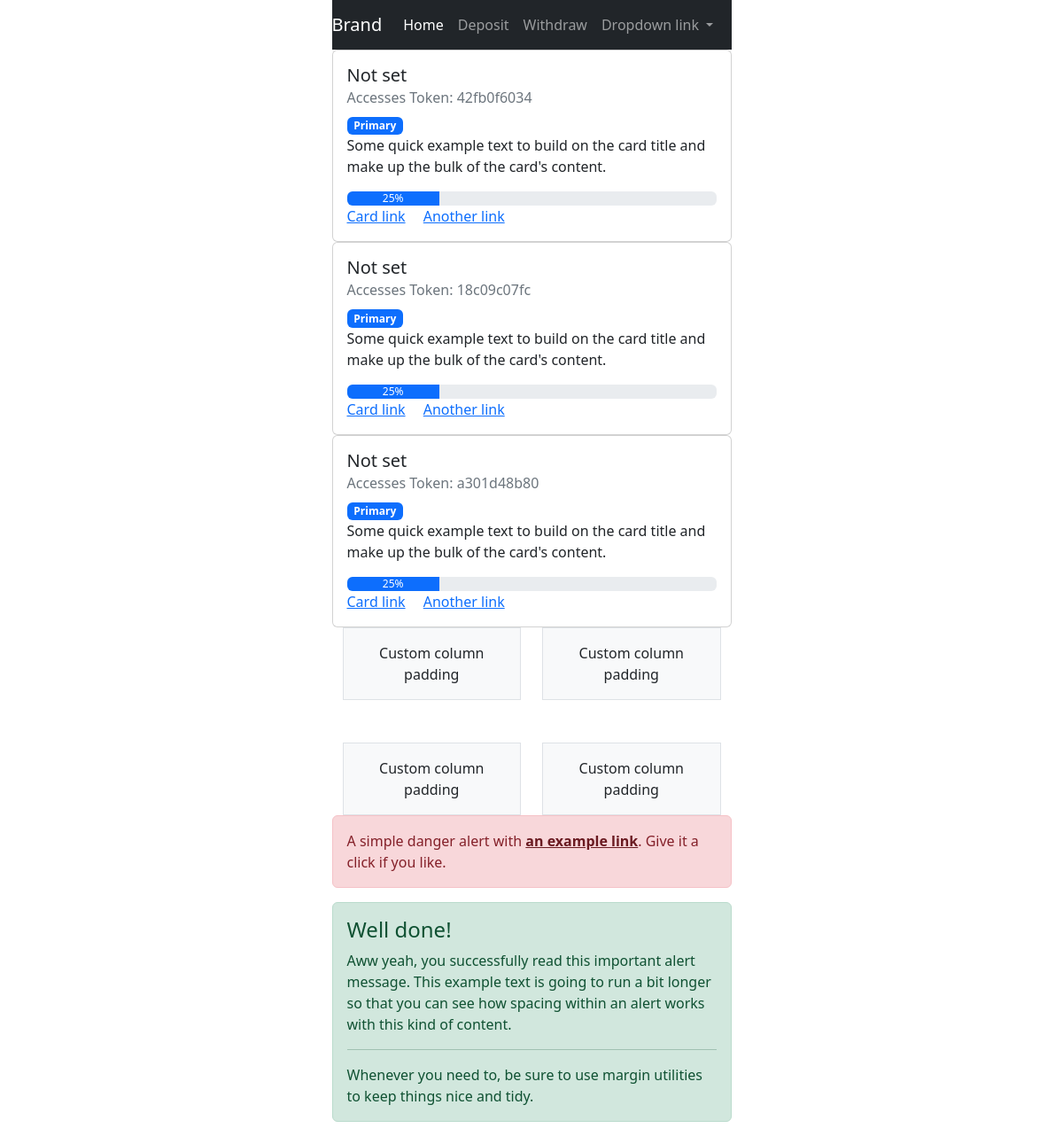
/ (signed in), run on the app's committed database.
### access_token/models.py (models this page shows)
class AccessToken(models.Model):
    access_token = models.CharField(max_length=128, verbose_name="Access Token", null=False, blank=False)
    representative = models.ForeignKey(User, on_delete=models.CASCADE,
                                       help_text="every user has 3 of this code as representative",
                                       related_name='representative_id')
    user = models.ForeignKey(User, on_delete=models.CASCADE, help_text="belongs to 3 different user", null=True,
                             blank=True)
    is_used = models.BooleanField(default=False)
    date = models.DateTimeField(verbose_name="Date", auto_now_add=True, null=True)
    def __str__(self):
        return self.access_token

### scam/views.py (the view)
# urls.py: path('', index, name='home'),
def index(request):
    if not request.user.is_authenticated:
        return redirect('manifest')
    access_tokens = AccessToken.objects.filter(representative=request.user)
    is_deposit_exist_approved = Deposit.objects.is_deposit_exist_approved(request.user)
    context = {
        'access_tokens': access_tokens,
        'is_deposit_exist_approved': is_deposit_exist_approved,
    }
    return render(request, 'index.html', context)

### financial/models.py (called while the page is built)
    def is_deposit_exist_approved(self, user):
        deposit_list = Deposit.objects.filter(user__email=user)
        for deposit in deposit_list:
            if not deposit.is_approved and not deposit.is_decline:
                return True
            if deposit.is_approved:
                return True
        return False

### users/models.py (called while the page is built)
    def __str__(self):
        return self.email

### templates/index.html (shortened to what this page needs)
{% extends 'shared/base.html' %}
{% block content %}
    {% if is_deposit_exist_approved %}
        {% for access_token in access_tokens %}
            <div class="card">
                <div class="card-body">
                    <h5 class="card-title">
                        {% if access_token.user is not None %}
                            {{ access_token.user }}
                        {% else %}
                            Not set
                        {% endif %}
                    </h5>
                    <h6 class="card-subtitle mb-2 text-muted">Accesses Token: {{ access_token }}</h6>
                    <span class="badge text-bg-primary offset">Primary</span>
                    <p class="card-text">Some quick example text to build on the card title and make up the bulk of the
                        card's
                        content.</p>
                    <div class="progress">
                        <div class="progress-bar" role="progressbar" aria-label="Example with label" style="width: 25%;"
                             aria-valuenow="25" aria-valuemin="0" aria-valuemax="100">25%
                        </div>
                    </div>
                    <a href="#" class="card-link">Card link</a>
                    <a href="#" class="card-link">Another link</a>
                </div>
            </div>
        {% endfor %}
    {% else %}
        <div class="alert alert-danger" role="alert">
            your <a href="{% url 'financial:deposit' %}" class="alert-link">Deposit</a> should be confirmed to see
            Accesses tokens
        </div>
    {% endif %}
    <div class="container overflow-hidden text-center">
        <div class="row gy-5">
            <div class="col-6">
                <div class="p-3 border bg-light">Custom column padding</div>
            </div>
            <div class="col-6">
                <div class="p-3 border bg-light">Custom column padding</div>
            </div>
            <div class="col-6">
                <div class="p-3 border bg-light">Custom column padding</div>
            </div>
            <div class="col-6">
                <div class="p-3 border bg-light">Custom column padding</div>
            </div>
        </div>
    </div>
    <div class="alert alert-danger" role="alert">
        A simple danger alert with <a href="#" class="alert-link">an example link</a>. Give it a click if you like.
    </div>
    <div class="alert alert-success" role="alert">
        <h4 class="alert-heading">Well done!</h4>
        <p>Aww yeah, you successfully read this important alert message. This example text is going to run a bit longer
            so that you can see how spacing within an alert works with this kind of content.</p>
        <hr>
        <p class="mb-0">Whenever you need to, be sure to use margin utilities to keep things nice and tidy.</p>
    </div>
{% endblock %}

### data on the page
AccessToken: shows "Not set", access_token "42fb0f6034"
AccessToken: shows "Not set", access_token "18c09c07fc"
AccessToken: shows "Not set", access_token "a301d48b80"
